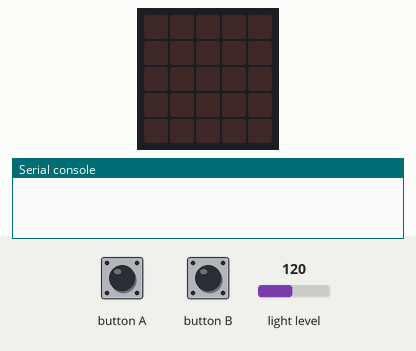
Recording of a program running on a simulated BBC micro:bit (MakeCode). Shown: the board's 5×5 LED display, the last lines printed to the serial console. The test bench sets the inputs (shaded band); at power-on: light level 120. Data-log rows are listed on the console.

Above: at 1.2 s.
1.3 s: button A pressed for 0.15 s
At 2.4 s:
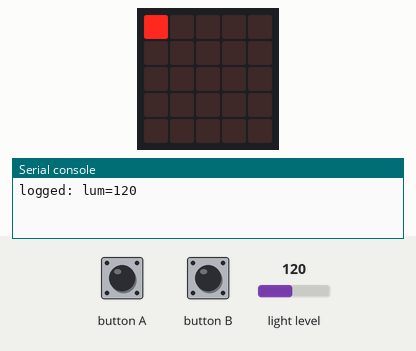
4.4 s: light level set to 5
7.4 s: light level set to 64
Timing chart, 0 to 10.4 s (numbered marks = the images above; inputs shaded):
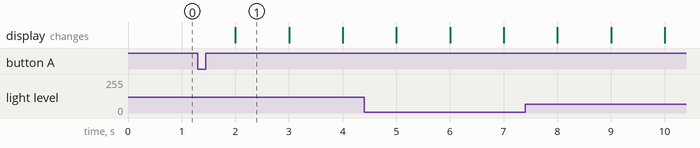

The program:

main.ts
```typescript
datalogger.onLogFull(function () {
    basic.showIcon(IconNames.No)
    Testencours = false
})
input.onButtonPressed(Button.A, function () {
    Testencours = true
})
input.onButtonPressed(Button.B, function () {
    datalogger.deleteLog()
})
let Testencours = false
Testencours = false
loops.everyInterval(1000, function () {
    if (Testencours == true) {
        datalogger.log(datalogger.createCV("lum", input.lightLevel()))
        led.toggle(0, 0)
    }
})
```

test.ts
```typescript
// les tests vont ici ; cela ne sera pas compilé si ce paquet est utilisé en tant qu'extension.
```

Measured:
- after the input at 1.3 s, the display: changes after 0.70 s (image 1)
- what the display in image 1 shows lasts 1.0 s, from 2.0 s to 3.0 s
